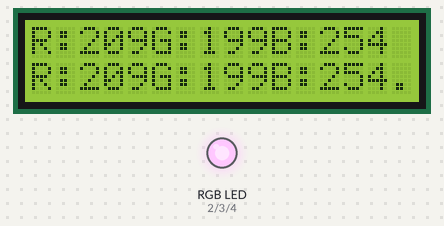
Bench run of a sketch on a simulated Arduino Uno, built with avr-gcc and run on an emulated ATmega328P. Shown: 16×2 character LCD, an RGB LED mixed from three pins (HIGH = lit). Dim RGB values are drawn brighter than linear; random numbers use the default seed unless the sketch sets one.

Above: at 1.5 s.
At 8.9 s:
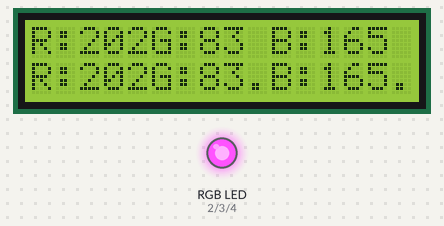
At 13.7 s:
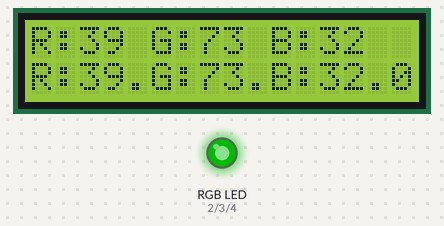
At 18.6 s:
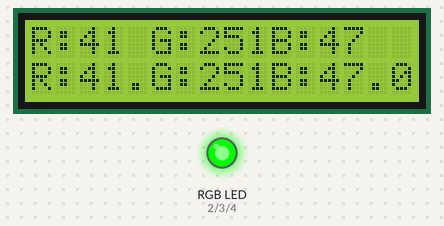
At 28.2 s:
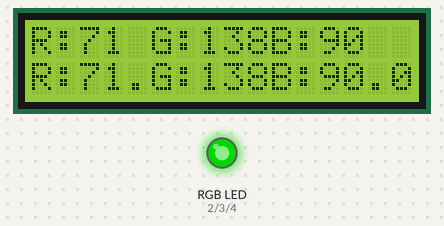
At 37.9 s:
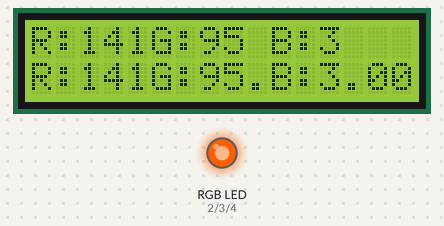
Timing chart, 0 to 40.0 s (numbered marks = the images above):
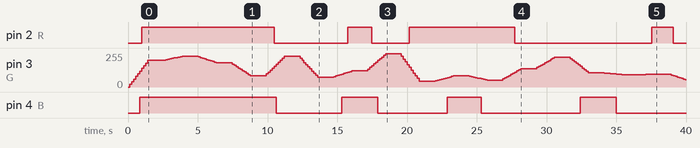

The sketch:

PA_LCD_LED_gradual_light_with_lcd.ino
```cpp
#include <LiquidCrystal_I2C.h>
#define R 2
#define G 3
#define B 4

// sda = A20, scl = A21

LiquidCrystal_I2C lcd(0x27, 16, 2);
int pins[3] = {R, G, B};
float pre_rgb[3] = {0, 0, 0};

void gradation(int*, int, int);

void setup() {
  pinMode(R, OUTPUT);
  pinMode(G, OUTPUT);
  pinMode(B, OUTPUT);
  randomSeed(analogRead(0));
  lcd.init();
  lcd.backlight();
  lcd.begin(16, 2);
}

void loop() {
  int rgb[3] = {random(0, 255), random(0, 255), random(0, 255)};
  gradation(rgb, 10, 1000);
}

void gradation(int rgb[], int gd, int d){
  float d_rgb[3];
  for(int i=0; i<3; i++) d_rgb[i] = (rgb[i]-pre_rgb[i])/gd;
  for(int i=0; i<gd; i++){
    for(int j=0; j<3; j++) pre_rgb[j] += d_rgb[j];
    for(int j=0; j<3; j++) analogWrite(pins[j], round(pre_rgb[j]));
    lcd.clear();
    lcd.setCursor(0, 0);
    lcd.print("R:" + String(rgb[0]));
    lcd.setCursor(5, 0);
    lcd.print("G:" + String(rgb[1]));
    lcd.setCursor(10, 0);
    lcd.print("B:" + String(rgb[2]));
    lcd.setCursor(0, 1);
    lcd.print("R:" + String(pre_rgb[0]));
    lcd.setCursor(5, 1);
    lcd.print("G:" + String(pre_rgb[1]));
    lcd.setCursor(10, 1);
    lcd.print("B:" + String(pre_rgb[2]));
    delay(100);
  }
  delay(d);
}
```

Measured:
- by itself, pin 2 (R): LOW → HIGH at 0.99 s, → LOW 9.5 s later, → HIGH 5.3 s later, → LOW 1.7 s later, … (8 changes in this stretch)
- by itself, pin 3 (G): 0/255 → 20/255 at 0.13 s, → 40/255 0.14 s later, → 60/255 0.14 s later, → 80/255 0.14 s later, … (161 changes in this stretch)
- by itself, pin 4 (B): LOW → HIGH at 0.84 s, → LOW 9.8 s later, → HIGH 4.7 s later, → LOW 2.6 s later, … (8 changes in this stretch)
- what the display in image 0 shows lasts 1.1 s, from 1.5 s to 2.6 s
